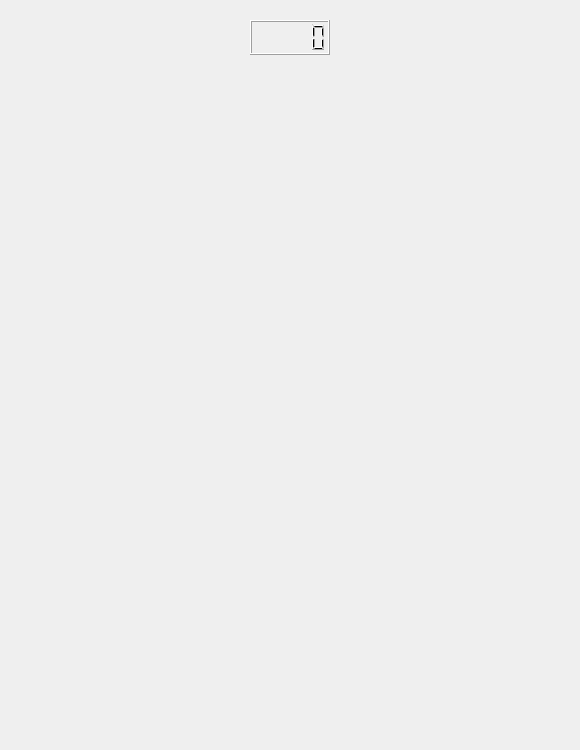
<?xml version="1.0" encoding="UTF-8"?>
<ui version="4.0">
 <class>Board</class>
 <widget class="QWidget" name="Board">
  <property name="geometry">
   <rect>
    <x>0</x>
    <y>0</y>
    <width>580</width>
    <height>750</height>
   </rect>
  </property>
  <property name="minimumSize">
   <size>
    <width>580</width>
    <height>750</height>
   </size>
  </property>
  <property name="maximumSize">
   <size>
    <width>580</width>
    <height>700</height>
   </size>
  </property>
  <property name="windowTitle">
   <string>Board</string>
  </property>
  <widget class="QLCDNumber" name="StepNumber">
   <property name="geometry">
    <rect>
     <x>250</x>
     <y>20</y>
     <width>80</width>
     <height>35</height>
    </rect>
   </property>
  </widget>
 </widget>
 <resources/>
 <connections/>
</ui>
